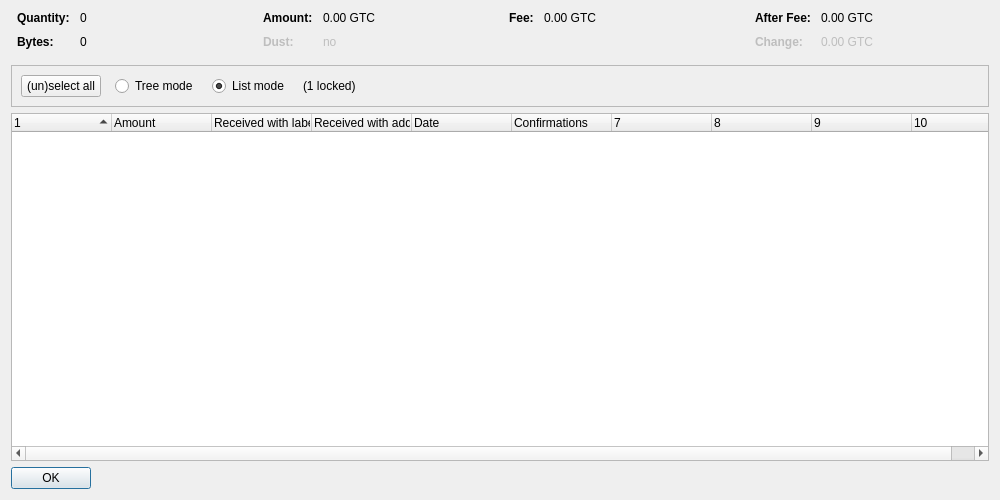
<?xml version="1.0" encoding="UTF-8"?>
<ui version="4.0">
 <class>CoinControlDialog</class>
 <widget class="QDialog" name="CoinControlDialog">
  <property name="geometry">
   <rect>
    <x>0</x>
    <y>0</y>
    <width>1000</width>
    <height>500</height>
   </rect>
  </property>
  <property name="windowTitle">
   <string>Coin Selection</string>
  </property>
  <layout class="QVBoxLayout" name="verticalLayout">
   <item>
    <layout class="QHBoxLayout" name="horizontalLayoutTop" stretch="0,0,0,0">
     <property name="topMargin">
      <number>0</number>
     </property>
     <property name="bottomMargin">
      <number>10</number>
     </property>
     <item>
      <layout class="QFormLayout" name="formLayoutCoinControl1">
       <property name="horizontalSpacing">
        <number>10</number>
       </property>
       <property name="verticalSpacing">
        <number>10</number>
       </property>
       <property name="leftMargin">
        <number>6</number>
       </property>
       <property name="rightMargin">
        <number>6</number>
       </property>
       <item row="0" column="0">
        <widget class="QLabel" name="labelCoinControlQuantityText">
         <property name="font">
          <font>
           <weight>75</weight>
           <bold>true</bold>
          </font>
         </property>
         <property name="text">
          <string>Quantity:</string>
         </property>
        </widget>
       </item>
       <item row="0" column="1">
        <widget class="QLabel" name="labelCoinControlQuantity">
         <property name="cursor">
          <cursorShape>IBeamCursor</cursorShape>
         </property>
         <property name="contextMenuPolicy">
          <enum>Qt::ActionsContextMenu</enum>
         </property>
         <property name="text">
          <string notr="true">0</string>
         </property>
         <property name="textInteractionFlags">
          <set>Qt::LinksAccessibleByMouse|Qt::TextSelectableByKeyboard|Qt::TextSelectableByMouse</set>
         </property>
        </widget>
       </item>
       <item row="1" column="0">
        <widget class="QLabel" name="labelCoinControlBytesText">
         <property name="font">
          <font>
           <weight>75</weight>
           <bold>true</bold>
          </font>
         </property>
         <property name="text">
          <string>Bytes:</string>
         </property>
        </widget>
       </item>
       <item row="1" column="1">
        <widget class="QLabel" name="labelCoinControlBytes">
         <property name="cursor">
          <cursorShape>IBeamCursor</cursorShape>
         </property>
         <property name="contextMenuPolicy">
          <enum>Qt::ActionsContextMenu</enum>
         </property>
         <property name="text">
          <string notr="true">0</string>
         </property>
         <property name="textInteractionFlags">
          <set>Qt::LinksAccessibleByMouse|Qt::TextSelectableByKeyboard|Qt::TextSelectableByMouse</set>
         </property>
        </widget>
       </item>
      </layout>
     </item>
     <item>
      <layout class="QFormLayout" name="formLayoutCoinControl2">
       <property name="horizontalSpacing">
        <number>10</number>
       </property>
       <property name="verticalSpacing">
        <number>10</number>
       </property>
       <property name="leftMargin">
        <number>6</number>
       </property>
       <property name="rightMargin">
        <number>6</number>
       </property>
       <item row="0" column="0">
        <widget class="QLabel" name="labelCoinControlAmountText">
         <property name="font">
          <font>
           <weight>75</weight>
           <bold>true</bold>
          </font>
         </property>
         <property name="text">
          <string>Amount:</string>
         </property>
        </widget>
       </item>
       <item row="0" column="1">
        <widget class="QLabel" name="labelCoinControlAmount">
         <property name="cursor">
          <cursorShape>IBeamCursor</cursorShape>
         </property>
         <property name="contextMenuPolicy">
          <enum>Qt::ActionsContextMenu</enum>
         </property>
         <property name="text">
          <string notr="true">0.00 GTC</string>
         </property>
         <property name="textInteractionFlags">
          <set>Qt::LinksAccessibleByMouse|Qt::TextSelectableByKeyboard|Qt::TextSelectableByMouse</set>
         </property>
        </widget>
       </item>
       <item row="1" column="0">
        <widget class="QLabel" name="labelCoinControlLowOutputText">
         <property name="enabled">
          <bool>false</bool>
         </property>
         <property name="font">
          <font>
           <weight>75</weight>
           <bold>true</bold>
          </font>
         </property>
         <property name="text">
          <string>Dust:</string>
         </property>
        </widget>
       </item>
       <item row="1" column="1">
        <widget class="QLabel" name="labelCoinControlLowOutput">
         <property name="enabled">
          <bool>false</bool>
         </property>
         <property name="cursor">
          <cursorShape>IBeamCursor</cursorShape>
         </property>
         <property name="contextMenuPolicy">
          <enum>Qt::ActionsContextMenu</enum>
         </property>
         <property name="text">
          <string notr="true">no</string>
         </property>
         <property name="textInteractionFlags">
          <set>Qt::LinksAccessibleByMouse|Qt::TextSelectableByKeyboard|Qt::TextSelectableByMouse</set>
         </property>
        </widget>
       </item>
      </layout>
     </item>
     <item>
      <layout class="QFormLayout" name="formLayoutCoinControl3">
       <property name="horizontalSpacing">
        <number>10</number>
       </property>
       <property name="verticalSpacing">
        <number>10</number>
       </property>
       <property name="leftMargin">
        <number>6</number>
       </property>
       <property name="rightMargin">
        <number>6</number>
       </property>
       <item row="0" column="0">
        <widget class="QLabel" name="labelCoinControlFeeText">
         <property name="font">
          <font>
           <weight>75</weight>
           <bold>true</bold>
          </font>
         </property>
         <property name="text">
          <string>Fee:</string>
         </property>
        </widget>
       </item>
       <item row="0" column="1">
        <widget class="QLabel" name="labelCoinControlFee">
         <property name="cursor">
          <cursorShape>IBeamCursor</cursorShape>
         </property>
         <property name="contextMenuPolicy">
          <enum>Qt::ActionsContextMenu</enum>
         </property>
         <property name="text">
          <string notr="true">0.00 GTC</string>
         </property>
         <property name="textInteractionFlags">
          <set>Qt::LinksAccessibleByMouse|Qt::TextSelectableByKeyboard|Qt::TextSelectableByMouse</set>
         </property>
        </widget>
       </item>
      </layout>
     </item>
     <item>
      <layout class="QFormLayout" name="formLayoutCoinControl4">
       <property name="horizontalSpacing">
        <number>10</number>
       </property>
       <property name="verticalSpacing">
        <number>10</number>
       </property>
       <property name="leftMargin">
        <number>6</number>
       </property>
       <property name="rightMargin">
        <number>6</number>
       </property>
       <item row="0" column="0">
        <widget class="QLabel" name="labelCoinControlAfterFeeText">
         <property name="font">
          <font>
           <weight>75</weight>
           <bold>true</bold>
          </font>
         </property>
         <property name="text">
          <string>After Fee:</string>
         </property>
        </widget>
       </item>
       <item row="0" column="1">
        <widget class="QLabel" name="labelCoinControlAfterFee">
         <property name="cursor">
          <cursorShape>IBeamCursor</cursorShape>
         </property>
         <property name="contextMenuPolicy">
          <enum>Qt::ActionsContextMenu</enum>
         </property>
         <property name="text">
          <string notr="true">0.00 GTC</string>
         </property>
         <property name="textInteractionFlags">
          <set>Qt::LinksAccessibleByMouse|Qt::TextSelectableByKeyboard|Qt::TextSelectableByMouse</set>
         </property>
        </widget>
       </item>
       <item row="1" column="0">
        <widget class="QLabel" name="labelCoinControlChangeText">
         <property name="enabled">
          <bool>false</bool>
         </property>
         <property name="font">
          <font>
           <weight>75</weight>
           <bold>true</bold>
          </font>
         </property>
         <property name="text">
          <string>Change:</string>
         </property>
        </widget>
       </item>
       <item row="1" column="1">
        <widget class="QLabel" name="labelCoinControlChange">
         <property name="enabled">
          <bool>false</bool>
         </property>
         <property name="cursor">
          <cursorShape>IBeamCursor</cursorShape>
         </property>
         <property name="contextMenuPolicy">
          <enum>Qt::ActionsContextMenu</enum>
         </property>
         <property name="text">
          <string notr="true">0.00 GTC</string>
         </property>
         <property name="textInteractionFlags">
          <set>Qt::LinksAccessibleByMouse|Qt::TextSelectableByKeyboard|Qt::TextSelectableByMouse</set>
         </property>
        </widget>
       </item>
      </layout>
     </item>
    </layout>
   </item>
   <item>
    <widget class="QFrame" name="frame">
     <property name="minimumSize">
      <size>
       <width>0</width>
       <height>40</height>
      </size>
     </property>
     <property name="frameShape">
      <enum>QFrame::StyledPanel</enum>
     </property>
     <property name="frameShadow">
      <enum>QFrame::Sunken</enum>
     </property>
     <layout class="QHBoxLayout" name="horizontalLayout">
      <item>
       <layout class="QHBoxLayout" name="horizontalLayoutPanel" stretch="0,0,0,0,0">
        <property name="spacing">
         <number>14</number>
        </property>
        <item>
         <widget class="QPushButton" name="pushButtonSelectAll">
          <property name="sizePolicy">
           <sizepolicy hsizetype="Maximum" vsizetype="Fixed">
            <horstretch>0</horstretch>
            <verstretch>0</verstretch>
           </sizepolicy>
          </property>
          <property name="text">
           <string>(un)select all</string>
          </property>
          <property name="autoDefault">
           <bool>false</bool>
          </property>
         </widget>
        </item>
        <item>
         <widget class="QRadioButton" name="radioTreeMode">
          <property name="sizePolicy">
           <sizepolicy hsizetype="Maximum" vsizetype="Fixed">
            <horstretch>0</horstretch>
            <verstretch>0</verstretch>
           </sizepolicy>
          </property>
          <property name="text">
           <string>Tree mode</string>
          </property>
         </widget>
        </item>
        <item>
         <widget class="QRadioButton" name="radioListMode">
          <property name="sizePolicy">
           <sizepolicy hsizetype="Maximum" vsizetype="Fixed">
            <horstretch>0</horstretch>
            <verstretch>0</verstretch>
           </sizepolicy>
          </property>
          <property name="text">
           <string>List mode</string>
          </property>
          <property name="checked">
           <bool>true</bool>
          </property>
         </widget>
        </item>
        <item>
         <widget class="QLabel" name="labelLocked">
          <property name="text">
           <string notr="true">(1 locked)</string>
          </property>
         </widget>
        </item>
        <item>
         <spacer name="horizontalSpacer">
          <property name="orientation">
           <enum>Qt::Horizontal</enum>
          </property>
          <property name="sizeHint" stdset="0">
           <size>
            <width>40</width>
            <height>20</height>
           </size>
          </property>
         </spacer>
        </item>
       </layout>
      </item>
     </layout>
    </widget>
   </item>
   <item>
    <widget class="CoinControlTreeWidget" name="treeWidget">
     <property name="contextMenuPolicy">
      <enum>Qt::CustomContextMenu</enum>
     </property>
     <property name="sortingEnabled">
      <bool>false</bool>
     </property>
     <property name="columnCount">
      <number>10</number>
     </property>
     <attribute name="headerShowSortIndicator" stdset="0">
      <bool>true</bool>
     </attribute>
     <attribute name="headerStretchLastSection">
      <bool>false</bool>
     </attribute>
     <column>
      <property name="text">
       <string/>
      </property>
     </column>
     <column>
      <property name="text">
       <string>Amount</string>
      </property>
     </column>
     <column>
      <property name="text">
       <string>Received with label</string>
      </property>
     </column>
     <column>
      <property name="text">
       <string>Received with address</string>
      </property>
     </column>
     <column>
      <property name="text">
       <string>Date</string>
      </property>
     </column>
     <column>
      <property name="text">
       <string>Confirmations</string>
      </property>
      <property name="toolTip">
       <string>Confirmed</string>
      </property>
     </column>
     <column>
      <property name="text">
       <string/>
      </property>
     </column>
     <column>
      <property name="text">
       <string/>
      </property>
     </column>
     <column>
      <property name="text">
       <string/>
      </property>
     </column>
     <column>
      <property name="text">
       <string/>
      </property>
     </column>
    </widget>
   </item>
   <item>
    <widget class="QDialogButtonBox" name="buttonBox">
     <property name="sizePolicy">
      <sizepolicy hsizetype="Maximum" vsizetype="Fixed">
       <horstretch>0</horstretch>
       <verstretch>0</verstretch>
      </sizepolicy>
     </property>
     <property name="orientation">
      <enum>Qt::Horizontal</enum>
     </property>
     <property name="standardButtons">
      <set>QDialogButtonBox::Ok</set>
     </property>
    </widget>
   </item>
  </layout>
 </widget>
 <customwidgets>
  <customwidget>
   <class>CoinControlTreeWidget</class>
   <extends>QTreeWidget</extends>
   <header>coincontroltreewidget.h</header>
  </customwidget>
 </customwidgets>
 <resources/>
 <connections/>
</ui>
